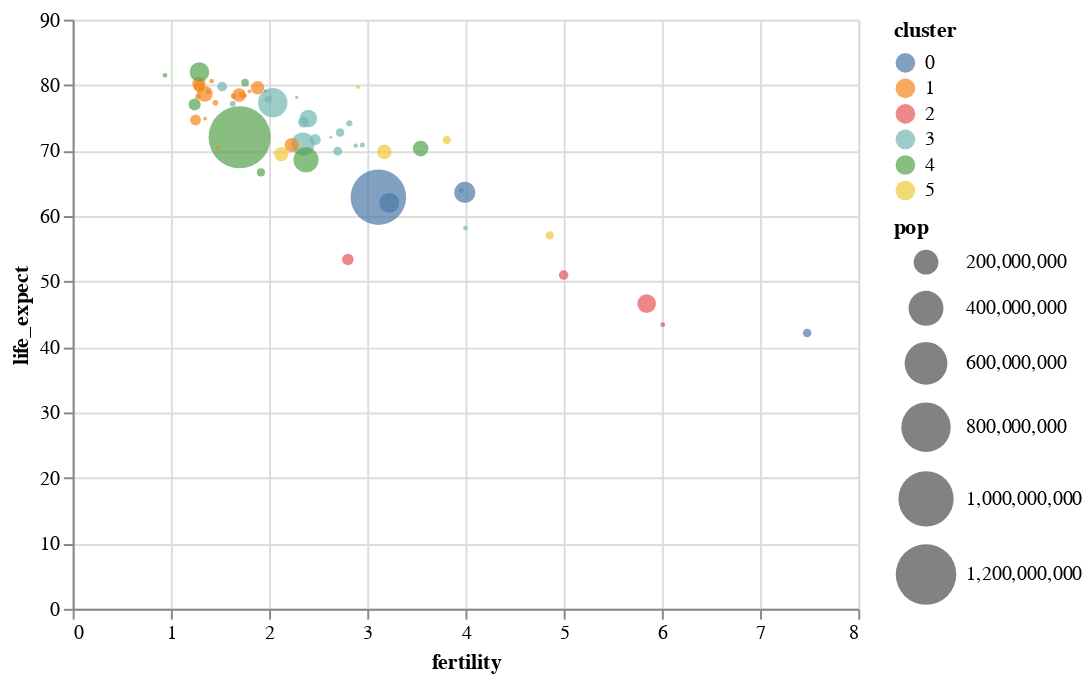

The cell this chart's notebook holds for it:
### Markdown cell above
If we prefer filled shapes, we can can pass a `filled=True` parameter to the `mark_point` method:

### Code cell
alt.Chart(data2000).mark_point(filled=True).encode(
    alt.X('fertility:Q'),
    alt.Y('life_expect:Q'),
    alt.Size('pop:Q', scale=alt.Scale(range=[0,1000])),
    alt.Color('cluster:N')
)

### Figure 1 — Vega-Lite specification as saved in the notebook (floating-point values rounded to 4 significant figures)
{"config": {"view": {"continuousWidth": 400, "continuousHeight": 300}}, "data": {"name": "data-fdeb0b749a6385830bd1445d39ad6ea0"}, "mark": {"type": "point", "filled": true}, "encoding": {"color": {"type": "nominal", "field": "cluster"}, "size": {"type": "quantitative", "field": "pop", "scale": {"range": [0, 1000]}}, "x": {"type": "quantitative", "field": "fertility"}, "y": {"type": "quantitative", "field": "life_expect"}}, "$schema": "https://vega.github.io/schema/vega-lite/v4.0.2.json", "datasets": {"data-fdeb0b749a6385830bd1445d39ad6ea0": [{"cluster": 0, "country": "Afghanistan", "fertility": 7.479, "life_expect": 42.13, "pop": 23898198, "year": 2000}, {"cluster": 3, "country": "Argentina", "fertility": 2.35, "life_expect": 74.34, "pop": 37497728, "year": 2000}, {"cluster": 3, "country": "Aruba", "fertility": 2.124, "life_expect": 73.45, "pop": 69539, "year": 2000}, {"cluster": 4, "country": "Australia", "fertility": 1.756, "life_expect": 80.37, "pop": 19164620, "year": 2000}, {"cluster": 1, "country": "Austria", "fertility": 1.382, "life_expect": 78.98, "pop": 8113413, "year": 2000}, {"cluster": 3, "country": "Bahamas", "fertility": 2.111, "life_expect": 71.07, "pop": 290075, "year": 2000}, {"cluster": 0, "country": "Bangladesh", "fertility": 3.224, "life_expect": 62.01, "pop": 130406594, "year": 2000}, {"cluster": 3, "country": "Barbados", "fertility": 1.5, "life_expect": 75.97, "pop": 273483, "year": 2000}, {"cluster": 1, "country": "Belgium", "fertility": 1.638, "life_expect": 78.32, "pop": 10263618, "year": 2000}, {"cluster": 3, "country": "Bolivia", "fertility": 3.958, "life_expect": 63.88, "pop": 8152620, "year": 2000}, {"cluster": 3, "country": "Brazil", "fertility": 2.345, "life_expect": 71.01, "pop": 175552771, "year": 2000}, {"cluster": 3, "country": "Canada", "fertility": 1.522, "life_expect": 79.77, "pop": 31278097, "year": 2000}, {"cluster": 3, "country": "Chile", "fertility": 2.0, "life_expect": 77.86, "pop": 15153450, "year": 2000}, {"cluster": 4, "country": "China", "fertility": 1.7, "life_expect": 72.03, "pop": 1262645000, "year": 2000}, {"cluster": 3, "country": "Colombia", "fertility": 2.47, "life_expect": 71.68, "pop": 39685655, "year": 2000}, {"cluster": 3, "country": "Costa Rica", "fertility": 2.281, "life_expect": 78.12, "pop": 3710558, "year": 2000}, {"cluster": 1, "country": "Croatia", "fertility": 1.348, "life_expect": 74.88, "pop": 4410830, "year": 2000}, {"cluster": 3, "country": "Cuba", "fertility": 1.63, "life_expect": 77.16, "pop": 11134273, "year": 2000}, {"cluster": 3, "country": "Dominican Republic", "fertility": 2.95, "life_expect": 70.85, "pop": 8385828, "year": 2000}, {"cluster": 3, "country": "Ecuador", "fertility": 2.817, "life_expect": 74.17, "pop": 12505204, "year": 2000}, {"cluster": 5, "country": "Egypt", "fertility": 3.174, "life_expect": 69.81, "pop": 70492342, "year": 2000}, {"cluster": 3, "country": "El Salvador", "fertility": 2.883, "life_expect": 70.73, "pop": 6122515, "year": 2000}, {"cluster": 1, "country": "Finland", "fertility": 1.754, "life_expect": 78.37, "pop": 5168595, "year": 2000}, {"cluster": 1, "country": "France", "fertility": 1.883, "life_expect": 79.59, "pop": 59381628, "year": 2000}, {"cluster": 1, "country": "Georgia", "fertility": 1.478, "life_expect": 70.48, "pop": 4777209, "year": 2000}, {"cluster": 1, "country": "Germany", "fertility": 1.346, "life_expect": 78.67, "pop": 82187909, "year": 2000}, {"cluster": 1, "country": "Greece", "fertility": 1.277, "life_expect": 78.26, "pop": 10559110, "year": 2000}, {"cluster": 3, "country": "Grenada", "fertility": 2.429, "life_expect": 67.75, "pop": 89312, "year": 2000}, {"cluster": 3, "country": "Haiti", "fertility": 4.0, "life_expect": 58.14, "pop": 7306302, "year": 2000}, {"cluster": 4, "country": "Hong Kong", "fertility": 0.94, "life_expect": 81.5, "pop": 6658720, "year": 2000}, {"cluster": 1, "country": "Iceland", "fertility": 1.993, "life_expect": 80.5, "pop": 281043, "year": 2000}, {"cluster": 0, "country": "India", "fertility": 3.113, "life_expect": 62.88, "pop": 1007702000, "year": 2000}, {"cluster": 4, "country": "Indonesia", "fertility": 2.376, "life_expect": 68.59, "pop": 206265000, "year": 2000}, {"cluster": 5, "country": "Iran", "fertility": 2.124, "life_expect": 69.45, "pop": 65660289, "year": 2000}, {"cluster": 5, "country": "Iraq", "fertility": 4.858, "life_expect": 57.05, "pop": 22675617, "year": 2000}, {"cluster": 1, "country": "Ireland", "fertility": 1.969, "life_expect": 77.78, "pop": 3791690, "year": 2000}, {"cluster": 5, "country": "Israel", "fertility": 2.906, "life_expect": 79.7, "pop": 5842454, "year": 2000}, {"cluster": 1, "country": "Italy", "fertility": 1.286, "life_expect": 80.24, "pop": 57719337, "year": 2000}, {"cluster": 3, "country": "Jamaica", "fertility": 2.628, "life_expect": 72.05, "pop": 2615467, "year": 2000}, {"cluster": 4, "country": "Japan", "fertility": 1.291, "life_expect": 82.0, "pop": 126699784, "year": 2000}, {"cluster": 2, "country": "Kenya", "fertility": 5.0, "life_expect": 50.99, "pop": 29985839, "year": 2000}, {"cluster": 4, "country": "South Korea", "fertility": 1.917, "life_expect": 66.66, "pop": 21647682, "year": 2000}, {"cluster": 4, "country": "North Korea", "fertility": 1.242, "life_expect": 77.05, "pop": 47351083, "year": 2000}, {"cluster": 5, "country": "Lebanon", "fertility": 2.319, "life_expect": 71.03, "pop": 3578036, "year": 2000}, {"cluster": 3, "country": "Mexico", "fertility": 2.401, "life_expect": 74.9, "pop": 99926620, "year": 2000}, {"cluster": 1, "country": "Netherlands", "fertility": 1.726, "life_expect": 78.53, "pop": 15907853, "year": 2000}, {"cluster": 4, "country": "New Zealand", "fertility": 1.964, "life_expect": 79.11, "pop": 3819762, "year": 2000}, {"cluster": 2, "country": "Nigeria", "fertility": 5.845, "life_expect": 46.61, "pop": 114306700, "year": 2000}, {"cluster": 1, "country": "Norway", "fertility": 1.801, "life_expect": 79.05, "pop": 4492400, "year": 2000}, {"cluster": 0, "country": "Pakistan", "fertility": 3.994, "life_expect": 63.61, "pop": 146342958, "year": 2000}, {"cluster": 3, "country": "Peru", "fertility": 2.7, "life_expect": 69.91, "pop": 25979722, "year": 2000}, {"cluster": 4, "country": "Philippines", "fertility": 3.544, "life_expect": 70.3, "pop": 79739825, "year": 2000}, {"cluster": 1, "country": "Poland", "fertility": 1.251, "life_expect": 74.67, "pop": 38654164, "year": 2000}, {"cluster": 1, "country": "Portugal", "fertility": 1.454, "life_expect": 77.29, "pop": 10335597, "year": 2000}, {"cluster": 2, "country": "Rwanda", "fertility": 6.01, "life_expect": 43.41, "pop": 7507056, "year": 2000}, {"cluster": 5, "country": "Saudi Arabia", "fertility": 3.81, "life_expect": 71.63, "pop": 23153090, "year": 2000}, {"cluster": 2, "country": "South Africa", "fertility": 2.802, "life_expect": 53.37, "pop": 44066197, "year": 2000}, {"cluster": 1, "country": "Spain", "fertility": 1.287, "life_expect": 79.78, "pop": 40016081, "year": 2000}, {"cluster": 1, "country": "Switzerland", "fertility": 1.415, "life_expect": 80.62, "pop": 7266920, "year": 2000}, {"cluster": 1, "country": "Turkey", "fertility": 2.23, "life_expect": 70.84, "pop": 65666677, "year": 2000}, {"cluster": 1, "country": "United Kingdom", "fertility": 1.695, "life_expect": 78.47, "pop": 59522468, "year": 2000}, {"cluster": 3, "country": "United States", "fertility": 2.038, "life_expect": 77.31, "pop": 282338631, "year": 2000}, {"cluster": 3, "country": "Venezuela", "fertility": 2.723, "life_expect": 72.77, "pop": 23542649, "year": 2000}]}}
